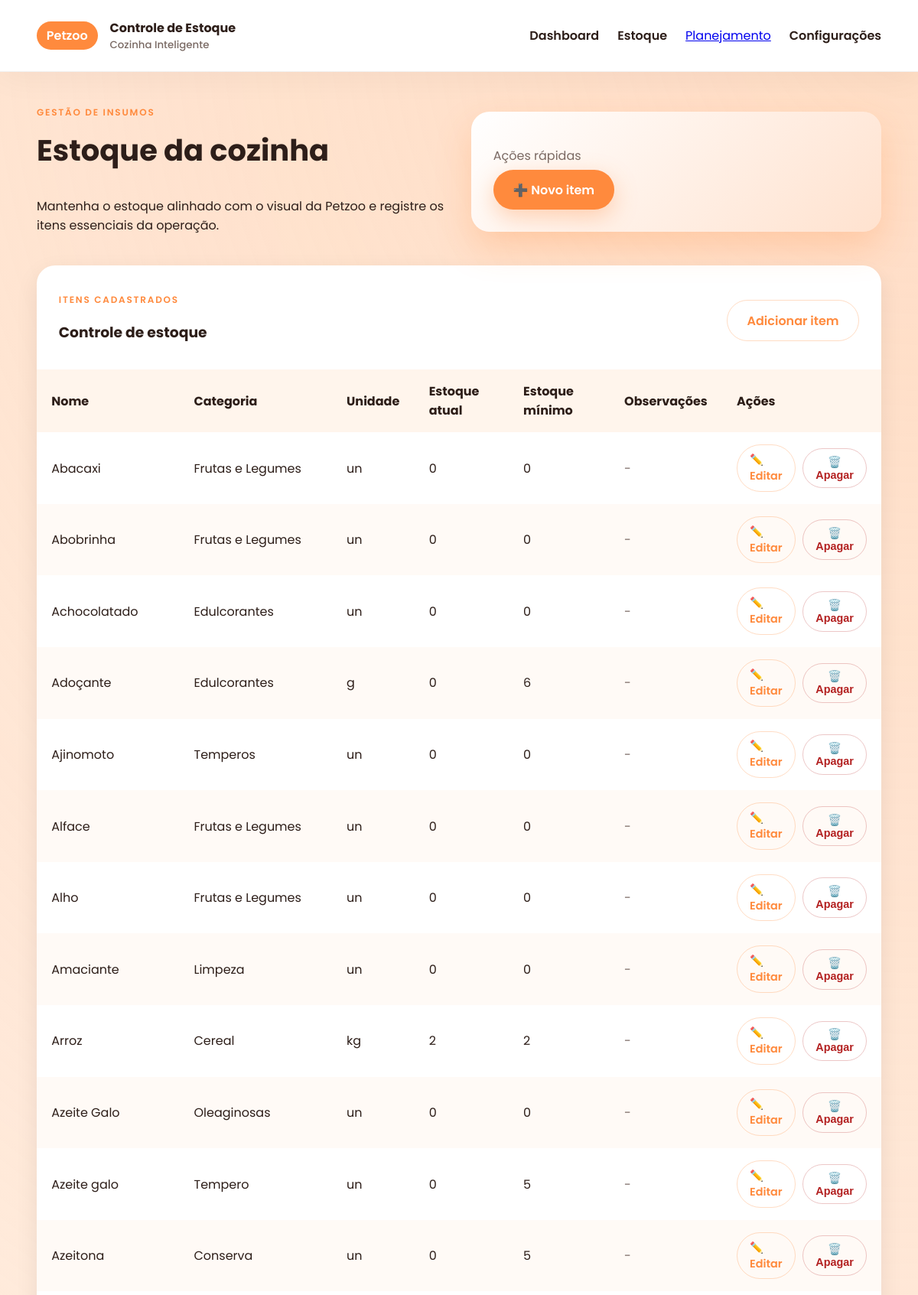
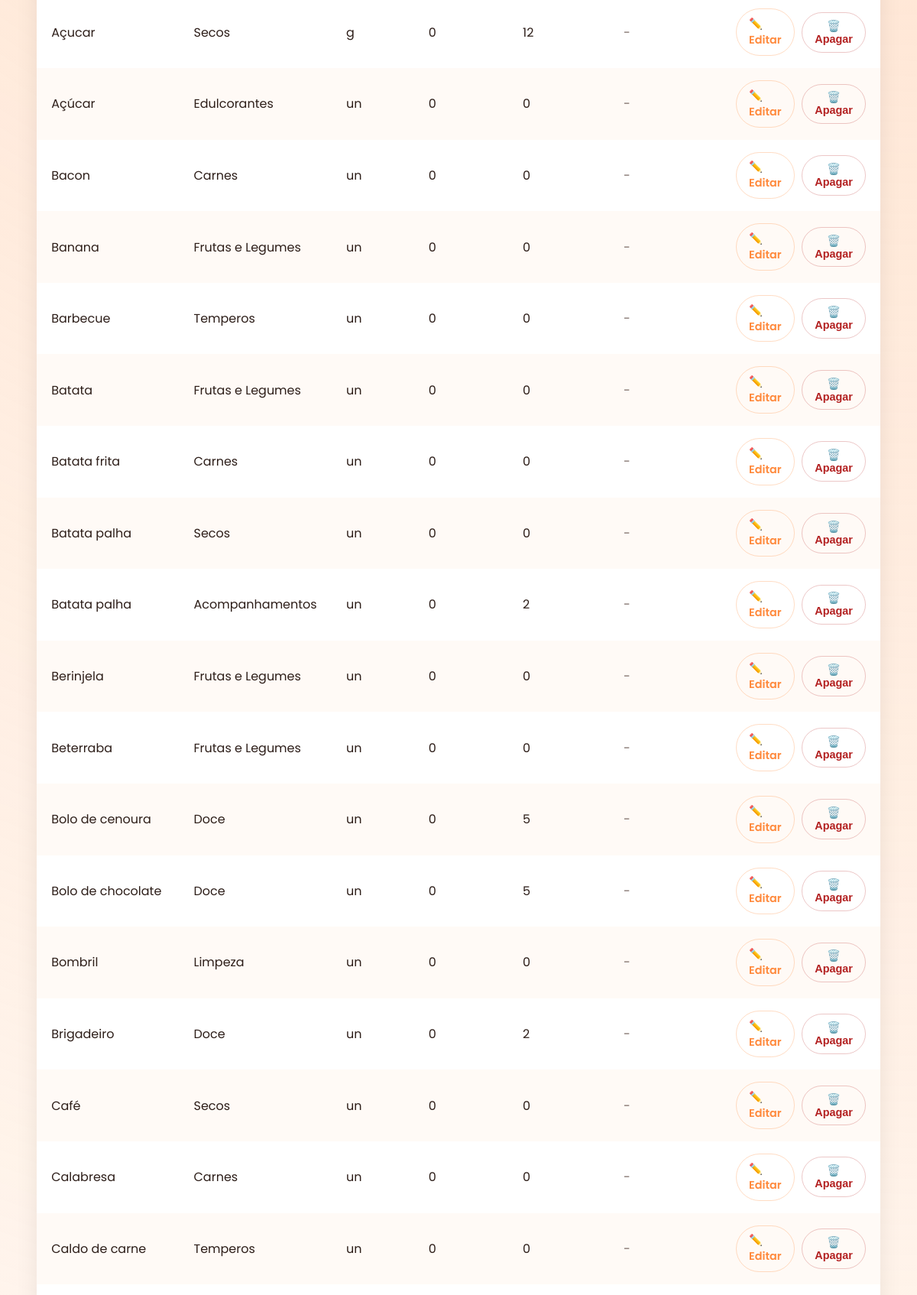
The page /estoque (upper part) on the database its author committed (2 pictures, top to bottom).
### app/models.py (models this page shows, shortened)
class TimestampMixin:
    created_at = db.Column(db.DateTime, default=datetime.utcnow)
    updated_at = db.Column(db.DateTime, default=datetime.utcnow, onupdate=datetime.utcnow)

class Item(db.Model, TimestampMixin):
    __tablename__ = "items"
    id = db.Column(db.Integer, primary_key=True)
    nome = db.Column(db.String(120), nullable=False)
    categoria = db.Column(db.String(120), nullable=True)
    unidade = db.Column(db.String(60), nullable=True)
    estoque_atual = db.Column(db.Integer, default=0)
    estoque_minimo = db.Column(db.Integer, default=0)
    observacoes = db.Column(db.Text, nullable=True)

### app/routes.py (the view)
@main_bp.route("/estoque")
def estoque():
    items = Item.query.order_by(Item.nome).all()
    return render_template("estoque.html", items=items)

### app/templates/estoque.html (shortened to what this page needs)
{% extends 'base.html' %}
{% block content %}
<section class="hero settings-hero">
    <div>
        <p class="eyebrow">Gestão de insumos</p>
        <h1>Estoque da cozinha</h1>
        <p>Mantenha o estoque alinhado com o visual da Petzoo e registre os itens essenciais da operação.</p>
    </div>
    <div class="hero-card">
        <p class="muted">Ações rápidas</p>
        <a class="btn primary" href="{{ url_for('main.novo_item') }}">➕ Novo item</a>
    </div>
</section>
<article class="card table-card">
    <header class="table-header">
        <div>
            <p class="eyebrow">Itens cadastrados</p>
            <h3>Controle de estoque</h3>
        </div>
        <a class="btn ghost" href="{{ url_for('main.novo_item') }}">Adicionar item</a>
    </header>
    <div class="table-wrapper">
        <table class="data-table">
            <thead>
                <tr>
                    <th>Nome</th>
                    <th>Categoria</th>
                    <th>Unidade</th>
                    <th>Estoque atual</th>
                    <th>Estoque mínimo</th>
                    <th>Observações</th>
                    <th class="actions-col">Ações</th>
                </tr>
            </thead>
            <tbody>
                {% if items %}
                    {% for item in items %}
                        <tr>
                            <td>{{ item.nome }}</td>
                            <td>{{ item.categoria or '-' }}</td>
                            <td>{{ item.unidade or '-' }}</td>
                            <td>{{ item.estoque_atual }}</td>
                            <td>{{ item.estoque_minimo }}</td>
                            <td class="muted">{{ item.observacoes or '-' }}</td>
                            <td>
                                <div class="table-actions">
                                    <a class="btn ghost small" href="{{ url_for('main.editar_item', item_id=item.id) }}">✏️ Editar</a>
                                    <form method="post" action="{{ url_for('main.deletar_item', item_id=item.id) }}" onsubmit="return confirm('Deseja remover este item?');">
                                        <button type="submit" class="btn danger small">🗑️ Apagar</button>
                                    </form>
                                </div>
                            </td>
                        </tr>
                    {% endfor %}
                {% else %}
                    <tr>
                        <td colspan="7" class="empty-state">Nenhum item cadastrado ainda.</td>
                    </tr>
                {% endif %}
            </tbody>
        </table>
    </div>
</article>
{% endblock %}

### app/templates/base.html (shortened to what this page needs)
<!doctype html>
<html lang="pt-BR">
<head>
    <link rel="stylesheet" href="{{ url_for('static', filename='css/styles.css') }}">
</head>
<body>
    <header class="topbar">
        <div class="brand">
            <span class="brand-pill">Petzoo</span>
            <div>
                <strong>Controle de Estoque</strong>
                <small>Cozinha Inteligente</small>
            </div>
        </div>
        <nav>
            <a href="{{ url_for('main.dashboard') }}" class="nav-link">Dashboard</a>
            <a href="{{ url_for('main.estoque') }}" class="nav-link">Estoque</a>
            <a href="{{ url_for('main.planejamento') }}">Planejamento</a>
            <a href="{{ url_for('main.configuracoes') }}" class="nav-link">Configurações</a>
        </nav>
    </header>
    <main class="page-content">
        {% block content %}{% endblock %}
    </main>
</body>
</html>

### app/static/css/styles.css (style rules this page uses)
:root { --bg: #fff8f2; --card: #ffffff; --accent: #ff8a3d; --accent-dark: #f0680c; --text: #2d1e19; --muted: #7a6a64; --success: #e3f6ed; --error: #ffe0e0; }
* { box-sizing: border-box; }
body { font-family: 'Poppins', Arial, sans-serif; background: var(--bg); color: var(--text); margin: 0; min-height: 100vh; }
.topbar { display: flex; align-items: center; justify-content: space-between; padding: 1.5rem 3rem; background: #fff; border-bottom: 1px solid rgba(0,0,0,0.05); box-shadow: 0 10px 40px rgba(0,0,0,0.04); }
.brand { display: flex; align-items: center; gap: 1rem; }
.brand-pill { background: var(--accent); color: #fff; font-weight: 600; padding: 0.4rem 0.8rem; border-radius: 999px; }
.brand small { display: block; color: var(--muted); font-weight: 500; }
nav { display: flex; gap: 1.5rem; }
.nav-link { text-decoration: none; color: var(--text); font-weight: 600; position: relative; }
.nav-link::after { content: ""; position: absolute; bottom: -6px; left: 0; width: 100%; height: 3px; background: var(--accent); opacity: 0; transition: opacity 0.2s; }
.page-content { padding: 2rem 3rem 4rem; }
.hero { display: grid; grid-template-columns: repeat(auto-fit, minmax(280px, 1fr)); gap: 2rem; align-items: center; margin-bottom: 2.5rem; }
.hero h1 { font-size: 2.4rem; margin-top: 0.2rem; }
.hero-card { background: linear-gradient(135deg, #fff, #ffe2cf); padding: 1.8rem; border-radius: 24px; box-shadow: 0 20px 45px rgba(255,138,61,0.25); }
.eyebrow { letter-spacing: 0.15em; text-transform: uppercase; color: var(--accent); font-size: 0.75rem; font-weight: 600; }
.muted { color: var(--muted); margin-bottom: 0.4rem; }
.card, .info-card { background: var(--card); padding: 1.8rem; border-radius: 24px; box-shadow: 0 10px 30px rgba(0,0,0,0.08); }
.btn { border: none; border-radius: 999px; padding: 0.85rem 1.6rem; font-weight: 600; cursor: pointer; text-decoration: none; display: inline-flex; align-items: center; justify-content: center; gap: 0.4rem; }
.btn.primary { background: var(--accent); color: #fff; box-shadow: 0 10px 30px rgba(255,138,61,0.35); }
.btn.ghost { background: transparent; color: var(--accent); border: 1px solid rgba(255,138,61,0.3); }
.settings-hero { margin-bottom: 1.5rem; }
small { color: var(--muted); }
.table-card { padding: 0; overflow: hidden; }
.table-header { display: flex; align-items: center; justify-content: space-between; padding: 1.5rem 1.8rem 1rem; gap: 1rem; }
.table-wrapper { overflow-x: auto; }
.data-table { width: 100%; border-collapse: collapse; min-width: 720px; }
.data-table th, .data-table td { padding: 1rem 1.2rem; text-align: left; }
.data-table thead { background: #fff5ec; }
.data-table tbody tr:nth-child(even) { background: #fffaf6; }
.actions-col { width: 200px; }
.table-actions { display: flex; align-items: center; gap: 0.6rem; }
.btn.small { padding: 0.55rem 1rem; font-size: 0.9rem; }
.btn.danger { background: transparent; color: #b32121; border: 1px solid rgba(179, 33, 33, 0.25); }

### rows shown on the page
Item: nome "Abacaxi", categoria "Frutas e Legumes", unidade "un", estoque_atual "0", estoque_minimo "0", observacoes "-"
Item: nome "Abobrinha", categoria "Frutas e Legumes", unidade "un", estoque_atual "0", estoque_minimo "0", observacoes "-"
Item: nome "Achocolatado", categoria "Edulcorantes", unidade "un", estoque_atual "0", estoque_minimo "0", observacoes "-"
Item: nome "Adoçante", categoria "Edulcorantes", unidade "g", estoque_atual "0", estoque_minimo "6", observacoes "-"
Item: nome "Ajinomoto", categoria "Temperos", unidade "un", estoque_atual "0", estoque_minimo "0", observacoes "-"
Item: nome "Alface", categoria "Frutas e Legumes", unidade "un", estoque_atual "0", estoque_minimo "0", observacoes "-"
Item: nome "Alho", categoria "Frutas e Legumes", unidade "un", estoque_atual "0", estoque_minimo "0", observacoes "-"
Item: nome "Amaciante", categoria "Limpeza", unidade "un", estoque_atual "0", estoque_minimo "0", observacoes "-"
Item: nome "Arroz", categoria "Cereal", unidade "kg", estoque_atual "2", estoque_minimo "2", observacoes "-"
Item: nome "Azeite Galo", categoria "Oleaginosas", unidade "un", estoque_atual "0", estoque_minimo "0", observacoes "-"
Item: nome "Azeite galo", categoria "Tempero", unidade "un", estoque_atual "0", estoque_minimo "5", observacoes "-"
Item: nome "Azeitona", categoria "Conserva", unidade "un", estoque_atual "0", estoque_minimo "5", observacoes "-"
Item: nome "Açucar", categoria "Secos", unidade "g", estoque_atual "0", estoque_minimo "12", observacoes "-"
Item: nome "Açúcar", categoria "Edulcorantes", unidade "un", estoque_atual "0", estoque_minimo "0", observacoes "-"
Item: nome "Bacon", categoria "Carnes", unidade "un", estoque_atual "0", estoque_minimo "0", observacoes "-"
Item: nome "Banana", categoria "Frutas e Legumes", unidade "un", estoque_atual "0", estoque_minimo "0", observacoes "-"
Item: nome "Barbecue", categoria "Temperos", unidade "un", estoque_atual "0", estoque_minimo "0", observacoes "-"
Item: nome "Batata", categoria "Frutas e Legumes", unidade "un", estoque_atual "0", estoque_minimo "0", observacoes "-"
Item: nome "Batata frita", categoria "Carnes", unidade "un", estoque_atual "0", estoque_minimo "0", observacoes "-"
Item: nome "Batata palha", categoria "Secos", unidade "un", estoque_atual "0", estoque_minimo "0", observacoes "-"
Item: nome "Batata palha", categoria "Acompanhamentos", unidade "un", estoque_atual "0", estoque_minimo "2", observacoes "-"
Item: nome "Berinjela", categoria "Frutas e Legumes", unidade "un", estoque_atual "0", estoque_minimo "0", observacoes "-"
Item: nome "Beterraba", categoria "Frutas e Legumes", unidade "un", estoque_atual "0", estoque_minimo "0", observacoes "-"
Item: nome "Bolo de cenoura", categoria "Doce", unidade "un", estoque_atual "0", estoque_minimo "5", observacoes "-"
Item: nome "Bolo de chocolate", categoria "Doce", unidade "un", estoque_atual "0", estoque_minimo "5", observacoes "-"
Item: nome "Bombril", categoria "Limpeza", unidade "un", estoque_atual "0", estoque_minimo "0", observacoes "-"
Item: nome "Brigadeiro", categoria "Doce", unidade "un", estoque_atual "0", estoque_minimo "2", observacoes "-"
Item: nome "Café", categoria "Secos", unidade "un", estoque_atual "0", estoque_minimo "0", observacoes "-"
Item: nome "Calabresa", categoria "Carnes", unidade "un", estoque_atual "0", estoque_minimo "0", observacoes "-"
Item: nome "Caldo de carne", categoria "Temperos", unidade "un", estoque_atual "0", estoque_minimo "0", observacoes "-"
